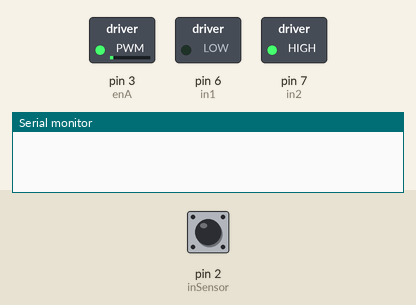
Simulated run of this sketch. Board: Arduino Uno, built with avr-gcc and run on an emulated ATmega328P. Shown: switched loads named in the sketch (green lamp = pin HIGH), the last lines printed to the serial monitor. Inputs (shaded band) come from the test bench; at power-on: pin 2 (inSensor) LOW.

Above: at 1.2 s.
1.3 s: pin 2 (inSensor) driven HIGH
At 2.2 s:
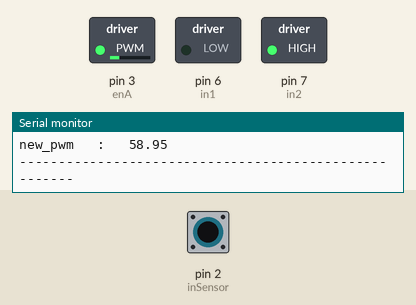
2.8 s: pin 2 (inSensor) pulsed LOW 5 times (0.12 s each, 0.3 s apart)
At 4.9 s:
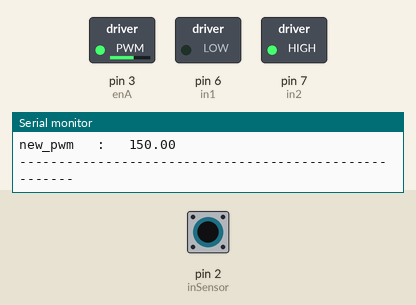
Timing chart, 0 to 6.4 s (numbered marks = the images above; inputs shaded):
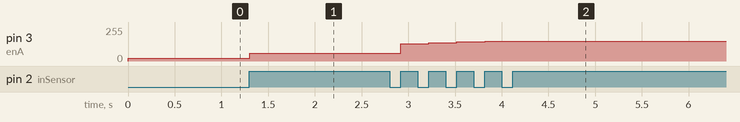

Measured:
- after the input at 1.3 s, pin 3 (enA): 20/255 → 58/255 at once
- after the input at 2.8 s, pin 3 (enA): 58/255 → 131/255 after 0.12 s, → 137/255 0.30 s later, → 144/255 0.30 s later, → 150/255 0.30 s later

The sketch:

velocity_p_controller.ino
```cpp
#define enA 3
#define in1 6
#define in2 7 //to change direction of rotation
#define inSensor 2


int count = 0;
//float omega = 0;
//float actual_velocity=0.8;
int prev_time=millis();
int elapsed_time=0;
int rotDirection = 0;

//float dt = 0.12 ; //[s] time tick
float kp = 0.01 ;//Proportional Gain
float desired_rpm = 500;
float actual_rpm = 0 ;
float error_rpm =0;
float previous_pwm = 0;
float new_pwm = 0;
int prev_sensor = 0;
//float a = 0;


void setup() {
  Serial.begin (9600); // Serial output with 9600 bps
  pinMode(inSensor, INPUT);
  pinMode(enA, OUTPUT);
  pinMode(in1, OUTPUT);
  pinMode(in2, OUTPUT);
  // Set initial rotation direction
  digitalWrite(in1, LOW);
  digitalWrite(in2, HIGH);
  analogWrite(enA, 20);

}

void loop() {


  int Digital;
  Digital = digitalRead(inSensor);


   if(Digital==1&& prev_sensor==0){

   elapsed_time = millis() - prev_time;
   Serial.print("elapsed_time   : ");
   Serial.println(elapsed_time);

   float actual_rpm = (1/(elapsed_time*0.001))*(60) ;  //Speed (RPM) = (Pulses per Revolution / Time) x 60
   Serial.print("actual_rpm   :  ");
   Serial.println(actual_rpm);

   /*omega = (2*3.14*rpm)/60;
   actual_velocity = omega*0.03;  //radius of wheel
   Serial.print("actual velocity   :   ");
   Serial.println (actual_velocity);*/

   error_rpm = desired_rpm - actual_rpm;
   new_pwm = previous_pwm  + (elapsed_time*(error_rpm*kp)/100);


   /*a = kp * (desired_velocity - actual_velocity);
   actual_velocity = actual_velocity +(a * dt);
   pwm = actual_velocity*20 / 0.5 ; */


   new_pwm = constrain(new_pwm,20,150);
   analogWrite(enA,new_pwm);
   previous_pwm = new_pwm;


   Serial.print("new_pwm   :   ");
   Serial.println (new_pwm);
   delay(50);
   prev_time = millis();


   Serial.println ("------------------------------------------------------");
   }
   prev_sensor= Digital;

}
```
